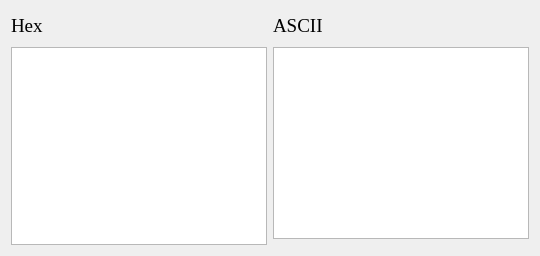
       <widget class="QWidget" name="dataTab">
        <attribute name="title">
         <string>Data</string>
        </attribute>
        <layout class="QGridLayout" name="gridLayout_2">
         <item row="0" column="2">
          <widget class="QLabel" name="dataASCIILabel">
           <property name="minimumSize">
            <size>
             <width>0</width>
             <height>30</height>
            </size>
           </property>
           <property name="font">
            <font>
             <family>Times New Roman</family>
             <pointsize>14</pointsize>
            </font>
           </property>
           <property name="text">
            <string>ASCII</string>
           </property>
          </widget>
         </item>
         <item row="0" column="0" colspan="2">
          <widget class="QLabel" name="dataHexLabel">
           <property name="minimumSize">
            <size>
             <width>0</width>
             <height>30</height>
            </size>
           </property>
           <property name="font">
            <font>
             <family>Times New Roman</family>
             <pointsize>14</pointsize>
            </font>
           </property>
           <property name="text">
            <string>Hex</string>
           </property>
          </widget>
         </item>
         <item row="1" column="0" rowspan="2" colspan="2">
          <widget class="QPlainTextEdit" name="dataHexEdit"/>
         </item>
         <item row="1" column="2">
          <widget class="QPlainTextEdit" name="dataASCIIEdit"/>
         </item>
        </layout>
       </widget>
